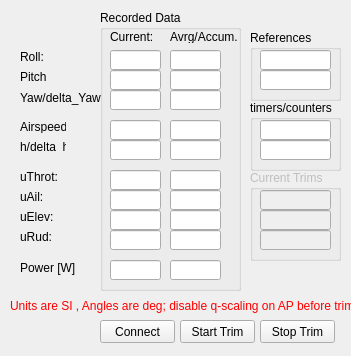
<?xml version="1.0" encoding="UTF-8"?>
<ui version="4.0">
 <class>AutoTrim</class>
 <widget class="QWidget" name="AutoTrim">
  <property name="geometry">
   <rect>
    <x>0</x>
    <y>0</y>
    <width>351</width>
    <height>356</height>
   </rect>
  </property>
  <property name="windowTitle">
   <string>Form</string>
  </property>
  <widget class="QPushButton" name="pb_StartTrim">
   <property name="geometry">
    <rect>
     <x>180</x>
     <y>320</y>
     <width>75</width>
     <height>23</height>
    </rect>
   </property>
   <property name="text">
    <string>Start Trim</string>
   </property>
  </widget>
  <widget class="QPushButton" name="pb_StopTrim">
   <property name="geometry">
    <rect>
     <x>260</x>
     <y>320</y>
     <width>75</width>
     <height>23</height>
    </rect>
   </property>
   <property name="text">
    <string>Stop Trim</string>
   </property>
  </widget>
  <widget class="QGroupBox" name="gb_Data">
   <property name="geometry">
    <rect>
     <x>100</x>
     <y>10</y>
     <width>141</width>
     <height>281</height>
    </rect>
   </property>
   <property name="title">
    <string>Recorded Data</string>
   </property>
   <widget class="QLineEdit" name="e_delta_yaw">
    <property name="geometry">
     <rect>
      <x>70</x>
      <y>80</y>
      <width>51</width>
      <height>20</height>
     </rect>
    </property>
   </widget>
   <widget class="QLineEdit" name="e_avg_uAil">
    <property name="geometry">
     <rect>
      <x>70</x>
      <y>180</y>
      <width>51</width>
      <height>20</height>
     </rect>
    </property>
   </widget>
   <widget class="QLineEdit" name="e_delta_h">
    <property name="geometry">
     <rect>
      <x>70</x>
      <y>130</y>
      <width>51</width>
      <height>20</height>
     </rect>
    </property>
   </widget>
   <widget class="QLineEdit" name="e_avg_uThrot">
    <property name="geometry">
     <rect>
      <x>70</x>
      <y>160</y>
      <width>51</width>
      <height>20</height>
     </rect>
    </property>
   </widget>
   <widget class="QLineEdit" name="e_avg_uRud">
    <property name="geometry">
     <rect>
      <x>70</x>
      <y>220</y>
      <width>51</width>
      <height>20</height>
     </rect>
    </property>
   </widget>
   <widget class="QLineEdit" name="e_avg_uElev">
    <property name="geometry">
     <rect>
      <x>70</x>
      <y>200</y>
      <width>51</width>
      <height>20</height>
     </rect>
    </property>
   </widget>
   <widget class="QLineEdit" name="e_avg_roll">
    <property name="geometry">
     <rect>
      <x>70</x>
      <y>40</y>
      <width>51</width>
      <height>20</height>
     </rect>
    </property>
   </widget>
   <widget class="QLineEdit" name="e_avg_airspeed">
    <property name="geometry">
     <rect>
      <x>70</x>
      <y>110</y>
      <width>51</width>
      <height>20</height>
     </rect>
    </property>
   </widget>
   <widget class="QLineEdit" name="e_avg_pitch">
    <property name="geometry">
     <rect>
      <x>70</x>
      <y>60</y>
      <width>51</width>
      <height>20</height>
     </rect>
    </property>
   </widget>
   <widget class="QLineEdit" name="e_cur_uThrot">
    <property name="geometry">
     <rect>
      <x>10</x>
      <y>160</y>
      <width>51</width>
      <height>20</height>
     </rect>
    </property>
   </widget>
   <widget class="QLineEdit" name="e_cur_uElev">
    <property name="geometry">
     <rect>
      <x>10</x>
      <y>200</y>
      <width>51</width>
      <height>20</height>
     </rect>
    </property>
   </widget>
   <widget class="QLineEdit" name="e_cur_yaw">
    <property name="geometry">
     <rect>
      <x>10</x>
      <y>80</y>
      <width>51</width>
      <height>20</height>
     </rect>
    </property>
   </widget>
   <widget class="QLineEdit" name="e_cur_airspeed">
    <property name="geometry">
     <rect>
      <x>10</x>
      <y>110</y>
      <width>51</width>
      <height>20</height>
     </rect>
    </property>
   </widget>
   <widget class="QLineEdit" name="e_cur_pitch">
    <property name="geometry">
     <rect>
      <x>10</x>
      <y>60</y>
      <width>51</width>
      <height>20</height>
     </rect>
    </property>
   </widget>
   <widget class="QLineEdit" name="e_cur_roll">
    <property name="geometry">
     <rect>
      <x>10</x>
      <y>40</y>
      <width>51</width>
      <height>20</height>
     </rect>
    </property>
   </widget>
   <widget class="QLineEdit" name="e_cur_uRud">
    <property name="geometry">
     <rect>
      <x>10</x>
      <y>220</y>
      <width>51</width>
      <height>20</height>
     </rect>
    </property>
   </widget>
   <widget class="QLineEdit" name="e_cur_uAil">
    <property name="geometry">
     <rect>
      <x>10</x>
      <y>180</y>
      <width>51</width>
      <height>20</height>
     </rect>
    </property>
   </widget>
   <widget class="QLineEdit" name="e_cur_h">
    <property name="geometry">
     <rect>
      <x>10</x>
      <y>130</y>
      <width>51</width>
      <height>20</height>
     </rect>
    </property>
   </widget>
   <widget class="QLabel" name="label">
    <property name="geometry">
     <rect>
      <x>10</x>
      <y>20</y>
      <width>46</width>
      <height>13</height>
     </rect>
    </property>
    <property name="text">
     <string>Current:</string>
    </property>
   </widget>
   <widget class="QLabel" name="label_2">
    <property name="geometry">
     <rect>
      <x>70</x>
      <y>20</y>
      <width>71</width>
      <height>13</height>
     </rect>
    </property>
    <property name="text">
     <string>Avrg/Accum.</string>
    </property>
   </widget>
   <widget class="QLineEdit" name="e_cur_power">
    <property name="geometry">
     <rect>
      <x>10</x>
      <y>250</y>
      <width>51</width>
      <height>20</height>
     </rect>
    </property>
   </widget>
   <widget class="QLineEdit" name="e_avg_power">
    <property name="geometry">
     <rect>
      <x>70</x>
      <y>250</y>
      <width>51</width>
      <height>20</height>
     </rect>
    </property>
   </widget>
  </widget>
  <widget class="QLabel" name="l_Notes_Text">
   <property name="geometry">
    <rect>
     <x>10</x>
     <y>290</y>
     <width>381</width>
     <height>31</height>
    </rect>
   </property>
   <property name="palette">
    <palette>
     <active>
      <colorrole role="WindowText">
       <brush brushstyle="SolidPattern">
        <color alpha="255">
         <red>255</red>
         <green>0</green>
         <blue>0</blue>
        </color>
       </brush>
      </colorrole>
      <colorrole role="Text">
       <brush brushstyle="SolidPattern">
        <color alpha="255">
         <red>255</red>
         <green>0</green>
         <blue>0</blue>
        </color>
       </brush>
      </colorrole>
      <colorrole role="ButtonText">
       <brush brushstyle="SolidPattern">
        <color alpha="255">
         <red>255</red>
         <green>0</green>
         <blue>0</blue>
        </color>
       </brush>
      </colorrole>
     </active>
     <inactive>
      <colorrole role="WindowText">
       <brush brushstyle="SolidPattern">
        <color alpha="255">
         <red>255</red>
         <green>0</green>
         <blue>0</blue>
        </color>
       </brush>
      </colorrole>
      <colorrole role="Text">
       <brush brushstyle="SolidPattern">
        <color alpha="255">
         <red>255</red>
         <green>0</green>
         <blue>0</blue>
        </color>
       </brush>
      </colorrole>
      <colorrole role="ButtonText">
       <brush brushstyle="SolidPattern">
        <color alpha="255">
         <red>255</red>
         <green>0</green>
         <blue>0</blue>
        </color>
       </brush>
      </colorrole>
     </inactive>
     <disabled>
      <colorrole role="WindowText">
       <brush brushstyle="SolidPattern">
        <color alpha="255">
         <red>120</red>
         <green>120</green>
         <blue>120</blue>
        </color>
       </brush>
      </colorrole>
      <colorrole role="Text">
       <brush brushstyle="SolidPattern">
        <color alpha="255">
         <red>120</red>
         <green>120</green>
         <blue>120</blue>
        </color>
       </brush>
      </colorrole>
      <colorrole role="ButtonText">
       <brush brushstyle="SolidPattern">
        <color alpha="255">
         <red>120</red>
         <green>120</green>
         <blue>120</blue>
        </color>
       </brush>
      </colorrole>
     </disabled>
    </palette>
   </property>
   <property name="text">
    <string>Units are SI , Angles are deg; disable q-scaling on AP before trimming!</string>
   </property>
  </widget>
  <widget class="QPushButton" name="pb_Connect">
   <property name="geometry">
    <rect>
     <x>100</x>
     <y>320</y>
     <width>75</width>
     <height>23</height>
    </rect>
   </property>
   <property name="text">
    <string>Connect</string>
   </property>
  </widget>
  <widget class="QLabel" name="label_19">
   <property name="geometry">
    <rect>
     <x>20</x>
     <y>190</y>
     <width>46</width>
     <height>13</height>
    </rect>
   </property>
   <property name="text">
    <string>uAil:</string>
   </property>
  </widget>
  <widget class="QLabel" name="label_15">
   <property name="geometry">
    <rect>
     <x>20</x>
     <y>140</y>
     <width>46</width>
     <height>13</height>
    </rect>
   </property>
   <property name="text">
    <string>h/delta_h</string>
   </property>
  </widget>
  <widget class="QLabel" name="label_16">
   <property name="geometry">
    <rect>
     <x>20</x>
     <y>210</y>
     <width>46</width>
     <height>13</height>
    </rect>
   </property>
   <property name="text">
    <string>uElev:</string>
   </property>
  </widget>
  <widget class="QLabel" name="label_11">
   <property name="geometry">
    <rect>
     <x>20</x>
     <y>50</y>
     <width>46</width>
     <height>13</height>
    </rect>
   </property>
   <property name="text">
    <string>Roll:</string>
   </property>
  </widget>
  <widget class="QLabel" name="label_13">
   <property name="geometry">
    <rect>
     <x>20</x>
     <y>90</y>
     <width>81</width>
     <height>16</height>
    </rect>
   </property>
   <property name="text">
    <string>Yaw/delta_Yaw</string>
   </property>
  </widget>
  <widget class="QLabel" name="label_17">
   <property name="geometry">
    <rect>
     <x>20</x>
     <y>230</y>
     <width>46</width>
     <height>13</height>
    </rect>
   </property>
   <property name="text">
    <string>uRud:</string>
   </property>
  </widget>
  <widget class="QLabel" name="label_18">
   <property name="geometry">
    <rect>
     <x>20</x>
     <y>170</y>
     <width>46</width>
     <height>13</height>
    </rect>
   </property>
   <property name="text">
    <string>uThrot:</string>
   </property>
  </widget>
  <widget class="QLabel" name="label_12">
   <property name="geometry">
    <rect>
     <x>20</x>
     <y>70</y>
     <width>46</width>
     <height>13</height>
    </rect>
   </property>
   <property name="text">
    <string>Pitch</string>
   </property>
  </widget>
  <widget class="QLabel" name="label_14">
   <property name="geometry">
    <rect>
     <x>20</x>
     <y>120</y>
     <width>46</width>
     <height>13</height>
    </rect>
   </property>
   <property name="text">
    <string>Airspeed:</string>
   </property>
  </widget>
  <widget class="QGroupBox" name="gb_Refs">
   <property name="geometry">
    <rect>
     <x>250</x>
     <y>30</y>
     <width>91</width>
     <height>71</height>
    </rect>
   </property>
   <property name="title">
    <string>References</string>
   </property>
   <widget class="QLineEdit" name="e_ref_pitch">
    <property name="geometry">
     <rect>
      <x>10</x>
      <y>40</y>
      <width>71</width>
      <height>20</height>
     </rect>
    </property>
   </widget>
   <widget class="QLineEdit" name="e_ref_roll">
    <property name="geometry">
     <rect>
      <x>10</x>
      <y>20</y>
      <width>71</width>
      <height>20</height>
     </rect>
    </property>
   </widget>
  </widget>
  <widget class="QGroupBox" name="gb_CurrentTrims">
   <property name="enabled">
    <bool>false</bool>
   </property>
   <property name="geometry">
    <rect>
     <x>250</x>
     <y>170</y>
     <width>91</width>
     <height>91</height>
    </rect>
   </property>
   <property name="title">
    <string>Current Trims</string>
   </property>
   <widget class="QLineEdit" name="e_trim_uRud">
    <property name="geometry">
     <rect>
      <x>10</x>
      <y>60</y>
      <width>71</width>
      <height>20</height>
     </rect>
    </property>
   </widget>
   <widget class="QLineEdit" name="e_trim_uElev">
    <property name="geometry">
     <rect>
      <x>10</x>
      <y>40</y>
      <width>71</width>
      <height>20</height>
     </rect>
    </property>
   </widget>
   <widget class="QLineEdit" name="e_trim_uAil">
    <property name="geometry">
     <rect>
      <x>10</x>
      <y>20</y>
      <width>71</width>
      <height>20</height>
     </rect>
    </property>
   </widget>
  </widget>
  <widget class="QGroupBox" name="gb_timerscounters">
   <property name="geometry">
    <rect>
     <x>250</x>
     <y>100</y>
     <width>91</width>
     <height>71</height>
    </rect>
   </property>
   <property name="title">
    <string>timers/counters</string>
   </property>
   <widget class="QLineEdit" name="e_counters">
    <property name="geometry">
     <rect>
      <x>10</x>
      <y>40</y>
      <width>71</width>
      <height>20</height>
     </rect>
    </property>
   </widget>
   <widget class="QLineEdit" name="e_timeelapsed">
    <property name="geometry">
     <rect>
      <x>10</x>
      <y>20</y>
      <width>71</width>
      <height>20</height>
     </rect>
    </property>
   </widget>
  </widget>
  <widget class="QLabel" name="label_20">
   <property name="geometry">
    <rect>
     <x>20</x>
     <y>260</y>
     <width>61</width>
     <height>16</height>
    </rect>
   </property>
   <property name="text">
    <string>Power [W]</string>
   </property>
  </widget>
 </widget>
 <resources/>
 <connections/>
</ui>
